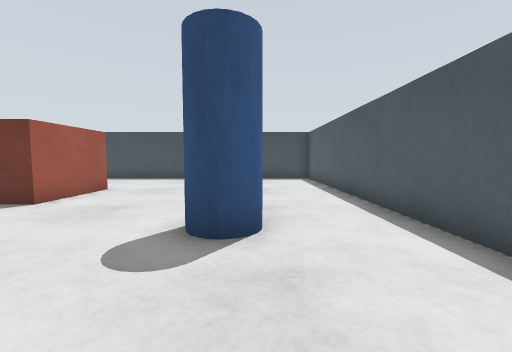
View 1 (above)

21 first-person views from a walk through a world built for the Gazebo simulator. The camera is 0.11 m above the floor, tilts 4° down and sees 90° across. The floor is counted in squares, 0.1 m on a side. Each view is taken from the middle of a square. On the plan, view 1 faces up. The plan holds only what a view shows up to about 11 squares ahead; the rest is blank. The place goes on beyond the plan.

View 2
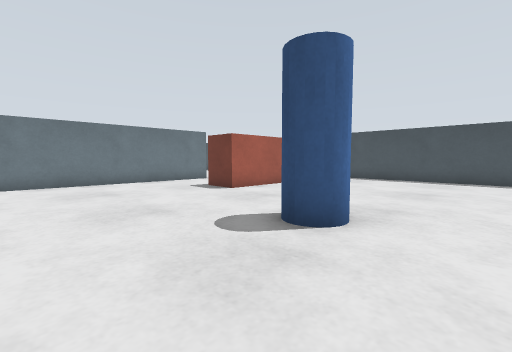

View 3
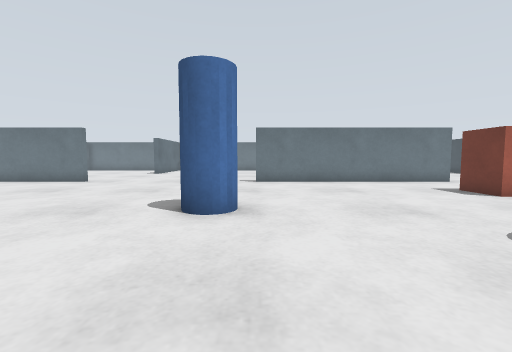

View 4
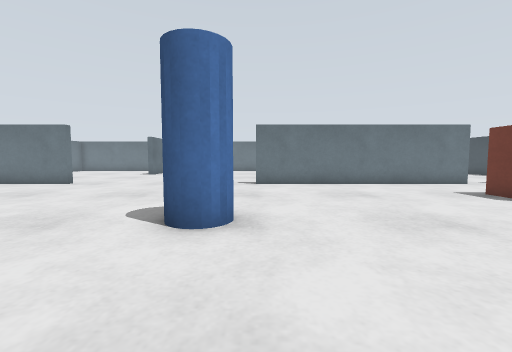

View 5
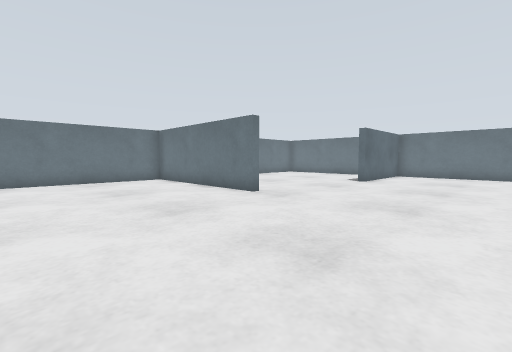

View 6
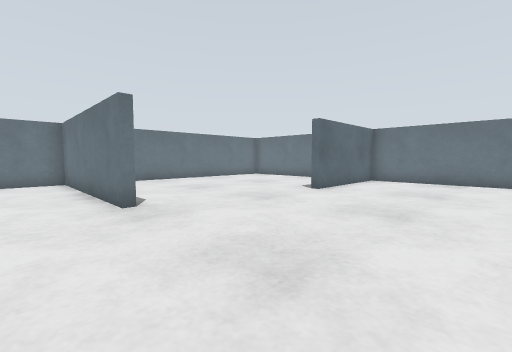

View 7
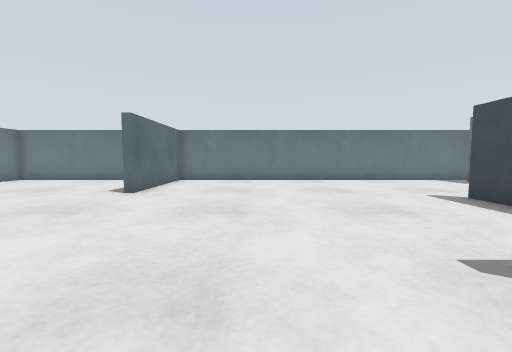

View 8
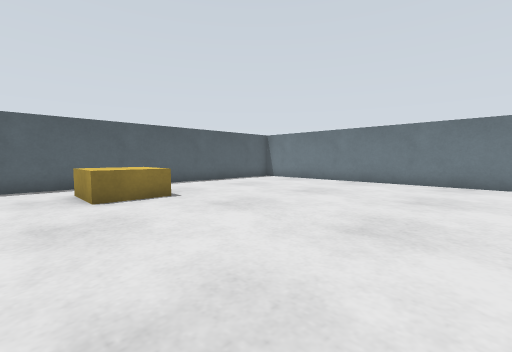

View 9
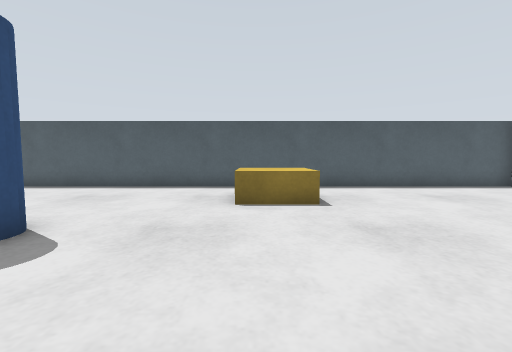

View 10
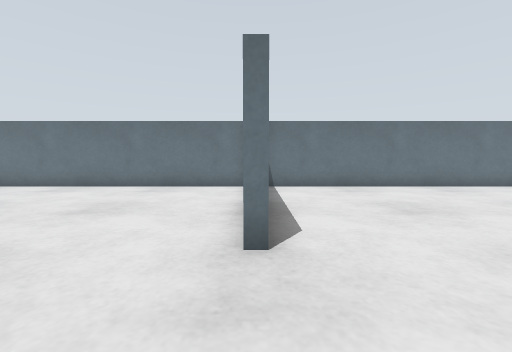

View 11
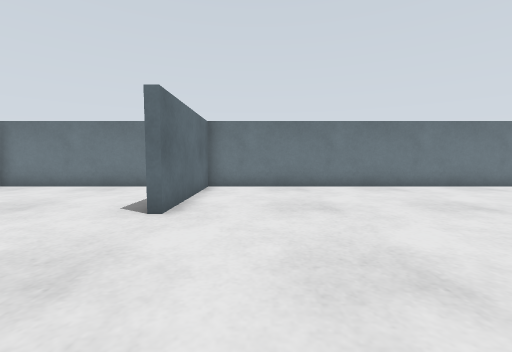

View 12
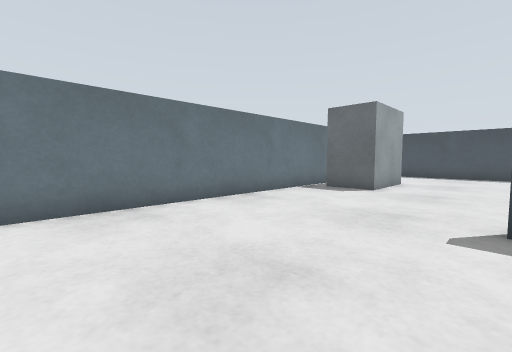

View 13
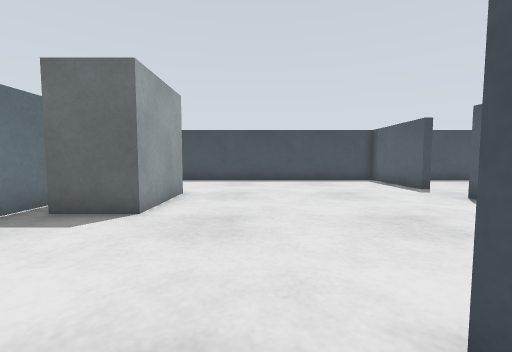

View 14
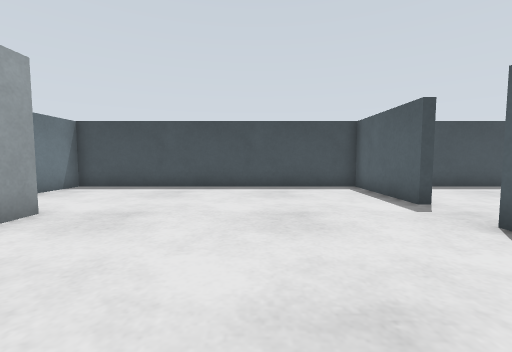

View 15
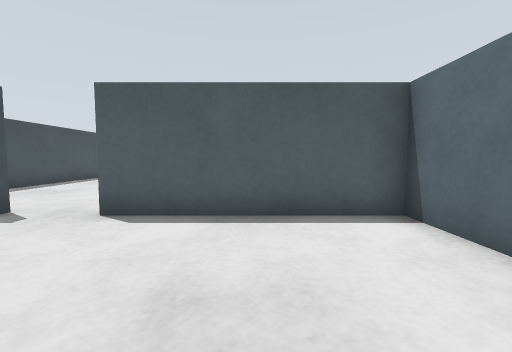

View 16
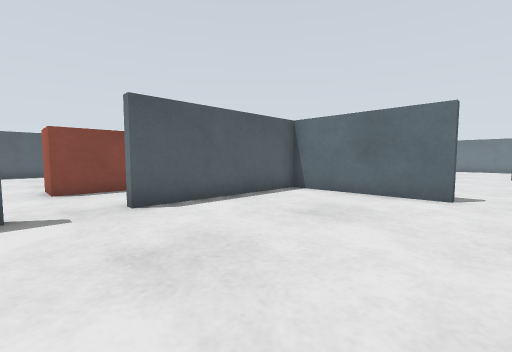

View 17
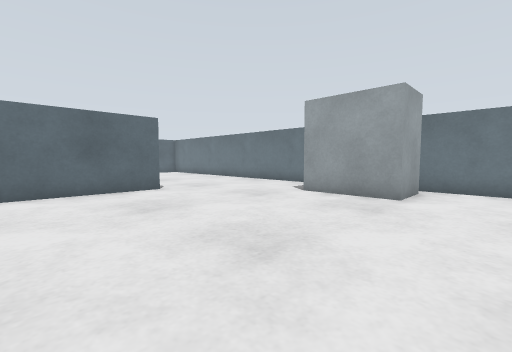

View 18
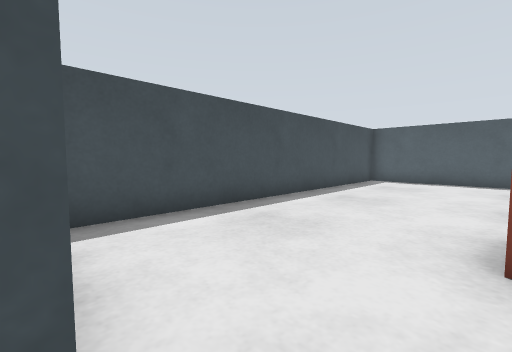

View 19
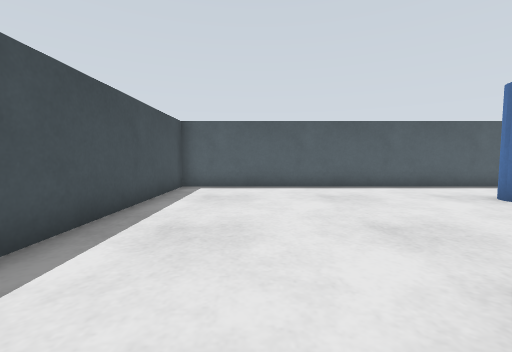

View 20
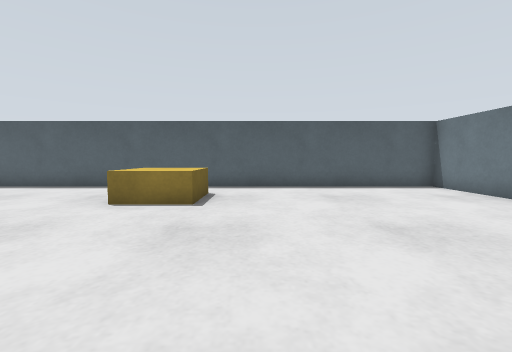

View 21
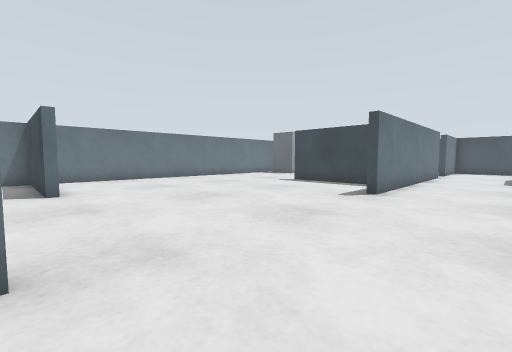

### Floor plan
Points are (right, up) in squares from view 1. A wall is a line through its corners. A room is listed if a view was taken in it or the views show most of it. See-through windows are left out.
Room 1 (views 1, 2, 3, 4, 5, 6, 7, 8, 9, 10, 11, 12, 13, 14, 15, 16, 17, 18, 19, 20, 21)
walls: (-10.2, 2.1) (-10.2, 8) (-9.8, 8) (-9.8, -1) (-10.2, -1); (-10.2, -9) (-9.8, -9) (-9.8, -15.9) (2.9, -15.9) (2.9, 13.8) (-9.4, 13.8); (-9.8, 10) (-10.2, 10) (-10.2, 13.8) (-20.8, 13.8) (-20.8, 8.8); (-20.8, 7) (-20.8, -15.9) (-10.5, -15.9)
objects: blue box (-20, -8) to (-16, -8); white box (-20, 6) to (-18, 9); blue box (-15, 2) to (-11, 2); crate (-7, 6) to (-5, 9); pillar (-4, -2) to (-3, -2); yellow box (-1, -7) to (1, -6); pillar (-1, 4) to (0, 4)

Positions as (right, up) in squares from view 1, and headings:
1: (0, 0), facing up
2: (2, 0), facing up-left
3: (2, -1), facing left
4: (1, -1), facing left
5: (-4, -3), facing down-left
6: (-8, -3), facing down-left
7: (-8, -4), facing left
8: (-8, -4), facing down-right
9: (-7, -6), facing right
10: (-10, -6), facing down
11: (-11, -6), facing left
12: (-15, -3), facing up-left
13: (-16, 1), facing up
14: (-14, 4), facing up
15: (-15, 5), facing right
16: (-16, 10), facing down-right
17: (-11, 11), facing down-left
18: (-10, 9), facing up-right
19: (-7, 11), facing right
20: (-7, -9), facing right
21: (-7, -9), facing up-left
